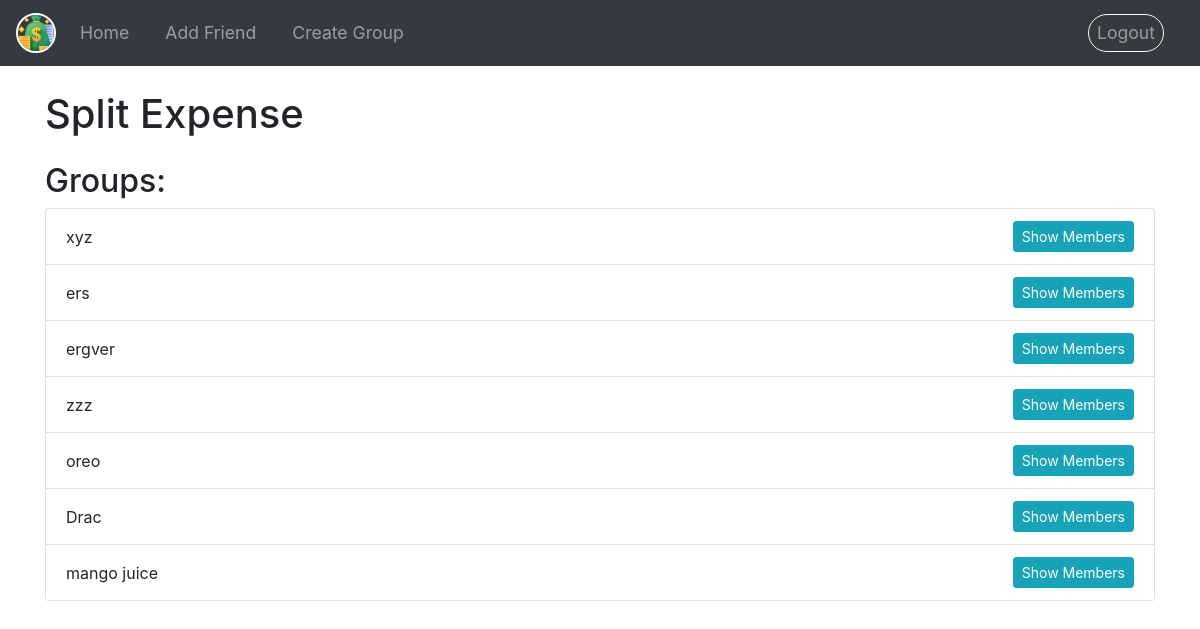
The app's page /home/ (signed in) with its own data.
### expenses/models.py (models this page shows)
class Group(models.Model):
    name=models.CharField(max_length=60)
    members=models.ManyToManyField(User, related_name="group_members")

### expenses/views.py (the view)
# urls.py: path('home/',views.HomePage,name='home'),
@login_required(login_url='login')
def HomePage(request):
    groups = request.user.group_members.all()
    context = {}
    context['groups'] = groups
    view_group_id = request.GET.get("group_id")
    context['view_group_id'] = view_group_id
    return render (request,'home.html',context)

### templates/home.html (shortened to what this page needs)
<!doctype html>
<html lang="en">
<head>
    <link rel="stylesheet" href="https://cdn.jsdelivr.net/npm/bootstrap@4.3.1/dist/css/bootstrap.min.css">
  </head>
<body>
  {% block navbar %}
    {% include "nav.html" %}
  {% endblock navbar %}
    <div class="container mt-4">
        <h1 class="mb-4">Split Expense</h1>
        {% if groups %}
            <div class="mt-4">
                <h2>Groups:</h2>
                <ul class="list-group">
                    {% for group in groups %}
                        <li class="list-group-item d-flex justify-content-between align-items-center">
                            {{ group.name }}
                            <form class="ml-2">
                                <a href="?view_group_id={{ group.id }}">
                                  <button type="submit" class="btn btn-info btn-sm" onclick="toggleMembers()">Show Members</button>
                                </a>
                              </form>
                        </li>
                    {% endfor %}
                </ul>
            </div>
        {% endif %}
    </div>
  </body>
</html>

### records on screen
Group: name "xyz"
Group: name "ers"
Group: name "ergver"
Group: name "zzz"
Group: name "oreo"
Group: name "Drac"
Group: name "mango juice"
